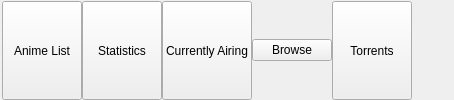
     <widget class="QWidget" name="navigationBar" native="true">
      <layout class="QHBoxLayout" name="HorizontalLayout">
       <property name="spacing">
        <number>0</number>
       </property>
       <property name="leftMargin">
        <number>2</number>
       </property>
       <property name="topMargin">
        <number>1</number>
       </property>
       <property name="rightMargin">
        <number>2</number>
       </property>
       <property name="bottomMargin">
        <number>0</number>
       </property>
       <item>
        <widget class="QPushButton" name="animeButton">
         <property name="sizePolicy">
          <sizepolicy hsizetype="Minimum" vsizetype="Preferred">
           <horstretch>0</horstretch>
           <verstretch>0</verstretch>
          </sizepolicy>
         </property>
         <property name="text">
          <string>Anime List</string>
         </property>
        </widget>
       </item>
       <item>
        <widget class="QPushButton" name="statisticsButton">
         <property name="sizePolicy">
          <sizepolicy hsizetype="Minimum" vsizetype="Preferred">
           <horstretch>0</horstretch>
           <verstretch>0</verstretch>
          </sizepolicy>
         </property>
         <property name="text">
          <string>Statistics</string>
         </property>
        </widget>
       </item>
       <item>
        <widget class="QPushButton" name="airingButton">
         <property name="sizePolicy">
          <sizepolicy hsizetype="Minimum" vsizetype="Preferred">
           <horstretch>0</horstretch>
           <verstretch>0</verstretch>
          </sizepolicy>
         </property>
         <property name="text">
          <string>Currently Airing</string>
         </property>
        </widget>
       </item>
       <item>
        <widget class="QPushButton" name="seasonsButton">
         <property name="text">
          <string>Browse</string>
         </property>
        </widget>
       </item>
       <item>
        <widget class="QPushButton" name="torrentsButton">
         <property name="sizePolicy">
          <sizepolicy hsizetype="Minimum" vsizetype="Preferred">
           <horstretch>0</horstretch>
           <verstretch>0</verstretch>
          </sizepolicy>
         </property>
         <property name="text">
          <string>Torrents</string>
         </property>
        </widget>
       </item>
       <item>
        <spacer name="horizontalSpacer">
         <property name="orientation">
          <enum>Qt::Horizontal</enum>
         </property>
         <property name="sizeHint" stdset="0">
          <size>
           <width>40</width>
           <height>20</height>
          </size>
         </property>
        </spacer>
       </item>
      </layout>
     </widget>
